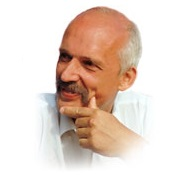
#> input picture kormin.jpg, 190 x 180 px
$ python lab11moje.py
#> lines starting #> are read from the running program, lines starting #| are printed output that depends on the picture; after the words box and inside, x2 and y2 are one past the last pixel; in counts of white or black regions, pixels touching at a corner belong together
from PIL import Image
import numpy as np
import matplotlib.pyplot as plt

#zad1
obraz1 = Image.open('kormin.jpg')
#> obraz1 is the input picture: PIL image 190x180 RGB; mean R, G, B 231.8, 215.3, 205.3
print(obraz1.mode)
#| RGB
print(obraz1.size)
#| (190, 180)
obraz2 = Image.open('braum.jpg')
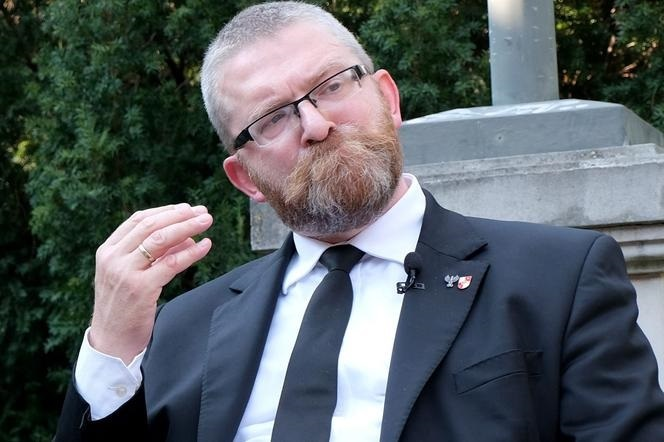
#> input picture braum.jpg, 664 x 442 px
#> obraz2 is the input picture: PIL image 664x442 RGB; mean R, G, B 88.4, 95.6, 99.9
print(obraz2.mode)
#| RGB
print(obraz2.size)
#| (664, 442)
maska1 = Image.open('wzorek.jpg').convert("1")
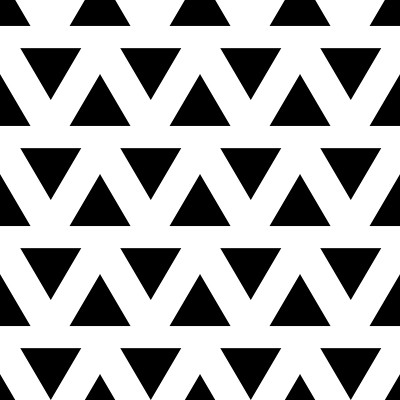
#> input picture wzorek.jpg, 400 x 400 px
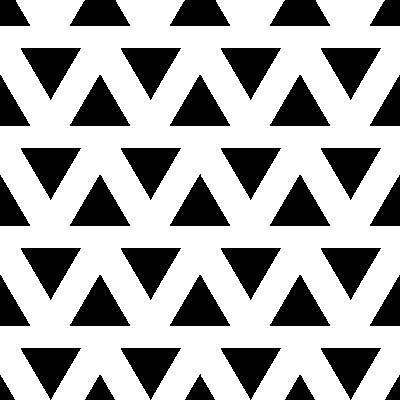
#> maska1: PIL image 400x400 1; 68.4% white; 41 black regions, largest, box (x1, y1, x2, y2) and area: (170, 174, 230, 226) 1587, (70, 275, 130, 326) 1587, (270, 275, 330, 326) 1586
print(maska1.mode)
#| 1
maska2 = Image.open('wzorek1.jpg').convert("L")
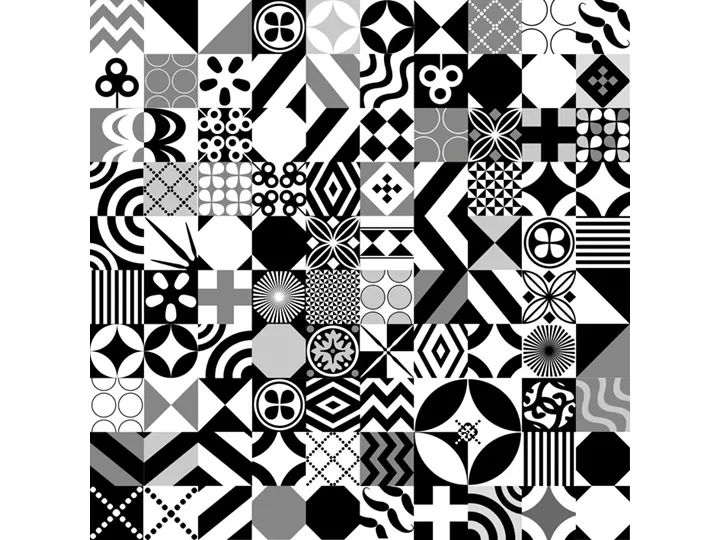
#> input picture wzorek1.jpg, 720 x 540 px
print(maska2.mode)
#| L
maska3 = Image.open('wzorek2.jpg').convert("RGBA")
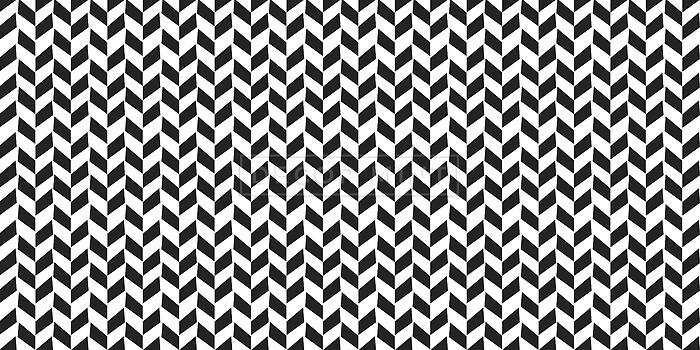
#> input picture wzorek2.jpg, 700 x 350 px
print(maska3.mode)
#| RGBA
#zad2

w,h = obraz1.size
#> w = 190; h = 180
w1,h1 = obraz2.size
#> w1 = 664; h1 = 442

W = min(w,w1)
#> W = 190
H = min(h,h1)
#> H = 180

obraz11 = obraz1.resize((W,H),0)
obraz22 = obraz2.resize((W,H),0)
obraz1_cropped = obraz1.crop((50,5,145,150))
obraz2_cropped = obraz2.crop((200,0,400,230))

maska11 = maska1.resize(obraz1_cropped.size, 0)
#> maska11: PIL image 95x145 1; 68.4% white; 41 black regions (2 under 20 px), largest, box (x1, y1, x2, y2) and area: (52, 17, 67, 36) 144, (40, 27, 55, 46) 143, (5, 17, 19, 35) 142
maska12 = maska2.resize(obraz1_cropped.size, 0)
maska13 = maska3.resize(obraz1_cropped.size, 0)

maska21 = maska1.resize(obraz2_cropped.size, 0)
#> maska21: PIL image 200x230 1; 68.7% white; 41 black regions, largest, box (x1, y1, x2, y2) and area: (35, 101, 65, 130) 459, (85, 101, 115, 130) 459, (135, 101, 165, 130) 459
maska22 = maska2.resize(obraz2_cropped.size, 0)
maska23 = maska3.resize(obraz2_cropped.size, 0)

obraz111 = obraz11.copy()
obraz112 = obraz11.copy()
obraz113 = obraz11.copy()
obraz111.paste(obraz2_cropped,(30,30),maska21)
obraz112.paste(obraz2_cropped,(30,30),maska22)
obraz113.paste(obraz2_cropped,(30,30),maska23)


obraz221 = obraz22.copy()
obraz222 = obraz22.copy()
obraz223 = obraz22.copy()
obraz221.paste(obraz1_cropped,(50,50),maska11)
obraz222.paste(obraz1_cropped,(50,50),maska12)
obraz223.paste(obraz1_cropped,(50,50),maska13)


plt.subplot(2,3,1)
plt.imshow(obraz111)
plt.axis('off')

plt.subplot(2,3,2)
plt.imshow(obraz112)
plt.axis('off')

plt.subplot(2,3,3)
plt.imshow(obraz113)
plt.axis('off')

plt.subplot(2,3,4)
plt.imshow(obraz221)
plt.axis('off')

plt.subplot(2,3,5)
plt.imshow(obraz222)
plt.axis('off')

plt.subplot(2,3,6)
plt.imshow(obraz223)
plt.axis('off')

plt.savefig('zadanie2.png')
plt.show()

#zad 3

maska2c = maska2.resize((W,H),0)
maska3c= maska3.resize((W,H),0)
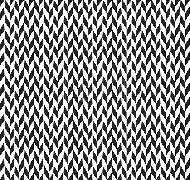
#> maska3c: PIL image 190x180 RGBA; mean R, G, B, A 147, 147, 147, 255

im1 = Image.composite(obraz11,obraz22,maska2c)
im2 = Image.composite(obraz22,obraz11,maska2c)
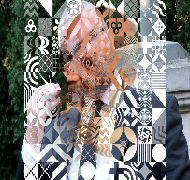
#> im2: PIL image 190x180 RGB; mean R, G, B 130.4, 128, 124.7
im3 = Image.composite(obraz11,obraz22,maska3c)
im4 = Image.composite(obraz22,obraz11,maska3c)

plt.subplot(2,2,1)
plt.imshow(im1)
plt.axis('off')

plt.subplot(2,2,2)
plt.imshow(im2)
plt.axis('off')

plt.subplot(2,2,3)
plt.imshow(im3)
plt.axis('off')

plt.subplot(2,2,4)
plt.imshow(im4)
plt.axis('off')

plt.savefig('zadanie3.png')
plt.show()

#zad4

#> (the run stopped early here; a loop or call above may not have finished)
